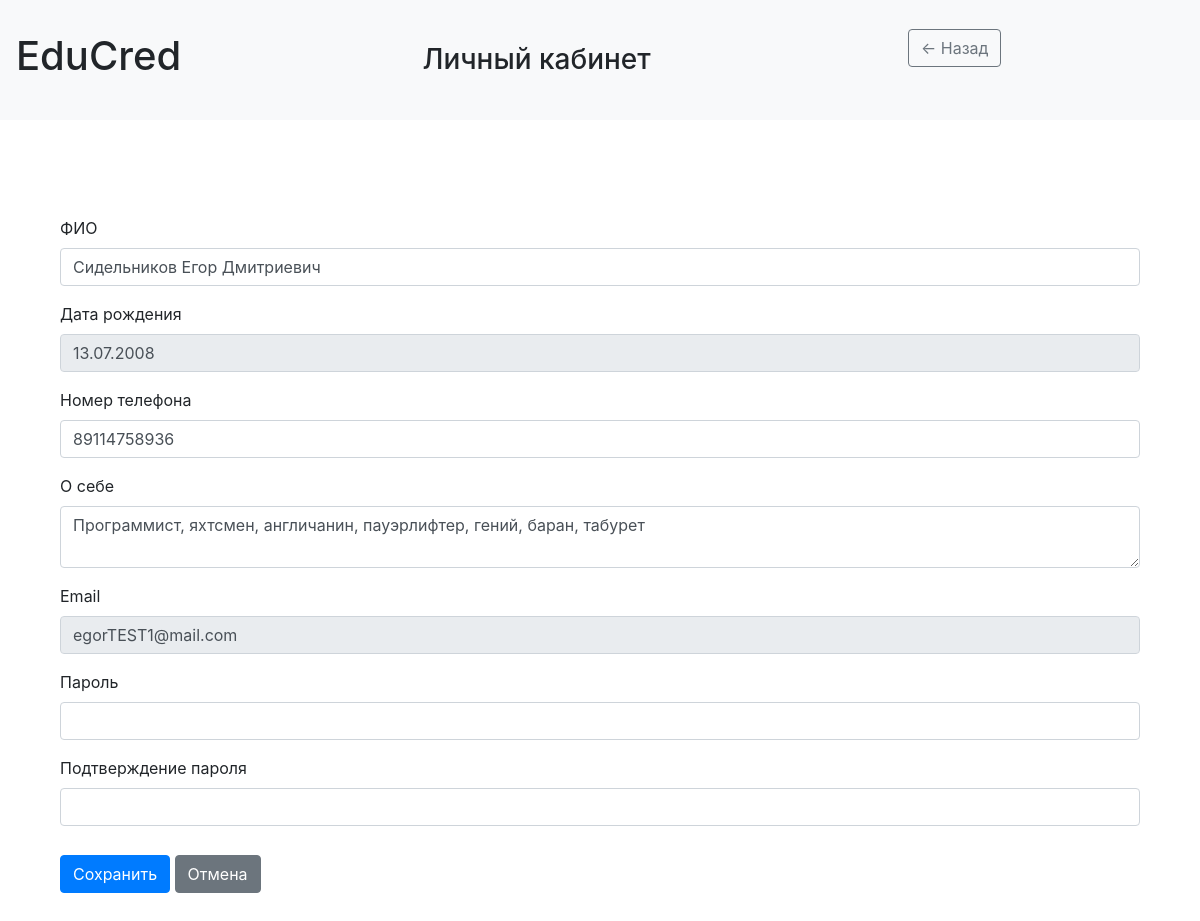
Screenshot of /profile (signed in) with the database file from the repository.
### data/Students.py (models this page shows)
class Student(SqlAlchemyBase, UserMixin, SerializerMixin):
    __tablename__ = "students"
    id = sqlalchemy.Column(sqlalchemy.Integer, primary_key=True, autoincrement=True)
    user_id = sqlalchemy.Column(sqlalchemy.Integer, sqlalchemy.ForeignKey("users.id"), nullable=False)
    student_nsp = sqlalchemy.Column(sqlalchemy.String, nullable=False)
    born = sqlalchemy.Column(sqlalchemy.DateTime, nullable=False)
    phone_num = sqlalchemy.Column(sqlalchemy.String, nullable=False)
    about = sqlalchemy.Column(sqlalchemy.String, nullable=True)
    employer_id = sqlalchemy.Column(sqlalchemy.String, nullable=True)
    user = orm.relationship("User", back_populates="student")
    achievements = orm.relationship("Achievement", back_populates="student")

### data/Users.py (models this page shows, shortened)
class User(SqlAlchemyBase, UserMixin, SerializerMixin):
    __tablename__ = "users"
    id = sqlalchemy.Column(sqlalchemy.Integer, primary_key=True, autoincrement=True)
    email = sqlalchemy.Column(sqlalchemy.String, index=True, unique=True, nullable=True)
    hashed_password = sqlalchemy.Column(sqlalchemy.String, nullable=True)
    role = sqlalchemy.Column(sqlalchemy.String, nullable=True)
    university = orm.relationship("University", back_populates="user", uselist=False)
    employer = orm.relationship("Employer", back_populates="user", uselist=False)
    student = orm.relationship("Student", back_populates="user", uselist=False)

### server.py (the view, shortened to what this page needs)
@app.route('/profile', methods=['GET', 'POST'])
@login_required
def profile():
    db_sess = db_session.create_session()
    user = db_sess.query(User).get(current_user.id)
    born = ''
    if user.role == 'student':
        profile = db_sess.query(Student).filter_by(user_id=user.id).first()
        born = profile.born.strftime('%d.%m.%Y')
        form = StudentProfileForm(obj=profile)
    elif user.role == 'employer':
        profile = db_sess.query(Employer).filter_by(user_id=user.id).first()
        form = EmployerProfileForm(obj=profile)
    form.email.data = user.email
    return render_template('profile.html', form=form, role=user.role, title='Личный кабинет', user=user,
                           style=url_for('static', filename='css/style.css'), born=born)

### data/ProfileForms.py
class StudentProfileForm(FlaskForm):
    student_nsp = StringField('ФИО', validators=[DataRequired(message="Укажите ФИО")])
    born = DateField(
        'Дата рождения',
        format='%d.%m.%Y',
        render_kw={'readonly': True, 'class': 'form-control-plaintext'},
        validators=[]
    )
    phone_num = TelField('Номер телефона', validators=[DataRequired(message="Укажите номер телефона")])
    about = TextAreaField('О себе', validators=[Optional()])
    email = StringField(
        'Email',
        render_kw={'readonly': True, 'class': 'form-control-plaintext'},
        validators=[Email(message="Неверный формат почты")]
    )
    password = PasswordField('Пароль', validators=[Optional(), Length(min=6)])
    confirm = PasswordField('Подтверждение пароля', validators=[
        EqualTo('password', message="Пароли не совпадают")
    ]
                            )
    submit = SubmitField('Сохранить')

### data/db_session.py (called while the page is built)
def create_session() -> Session:
    global __factory
    return __factory()

### server.py (called while the page is built)
@login_manager.user_loader
def load_user(user_id):
    db_sess = db_session.create_session()
    return db_sess.query(User).get(user_id)

### templates/profile.html (shortened to what this page needs)
<html lang="ru">
<head>
    <link rel="stylesheet" type="text/css" href="{{ style }}"/>
    <link
            rel="stylesheet"
            href="https://stackpath.bootstrapcdn.com/bootstrap/4.4.1/css/bootstrap.min.css"
    >
</head>
<body>
<header>
    <nav class="navbar navbar-light bg-light">
        <h1>EduCred</h1>
        <h3 class="mb-0">Личный кабинет</h3>
        <aside class="col-3 bg-light border-end p-3 d-flex flex-column">
            <div class="d-flex align-items-center mb-4">
                <a href="{{ url_for('workspace') }}" class="btn btn-outline-secondary me-3">← Назад</a>
            </div>
        </aside>
    </nav>
</header>
<div class="container py-5">
    <div class="container py-5">
        <form method="POST">
            <div>
                {% for field in form if field.name != 'csrf_token' and field.name != 'submit' %}
                <div class="mb-3">
                    {{ field.label(class_="form-label") }}
                    {% if field.name != 'born' %}
                    {{ field(class_="form-control") }}
                    {% else %}
                    <input class="form-control" id="born" name="born" readonly required type="text"
                           value="{{ born }}">
                    {% endif %}
                </div>
                {% endfor %}
            </div>
            <div class="mt-4">
                {{ form.submit(class_="btn btn-primary") }}
                <a href="{{ url_for('profile') }}" class="btn btn-secondary ms-2">Отмена</a>
            </div>
        </form>
    </div>
</body>
</html>

### static/css/style.css (style rules this page uses)
.btn { display: inline-block; padding: 6px 12px; margin: 5px 0; font-size: 16px; font-weight: bold; background-color: #4CAF50; color: white; border: none; text-decoration: none; cursor: pointer; border-radius: 4px; }
.container { max-width: 900px; margin: 0 auto; padding: 20px; }
.d-flex { display: flex; }

### rows the page displays
Student: student_nsp "Сидельников Егор Дмитриевич" "89114758936" "Программист, яхтсмен, англичанин, пауэрлифтер, гений, баран, табурет"
User: email "egorTEST1@mail.com"

### other values shown
{{ field.label(class_="form-label") }} "ФИО" "Дата рождения" "Номер телефона" "О себе" "Email" "Пароль" "Подтверждение пароля"
